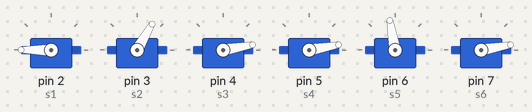
The sketch below on a simulated Arduino Uno, built with avr-gcc and run on an emulated ATmega328P. Shown: 6 × servo.

Above: at 7.6 s.
At 14.6 s:
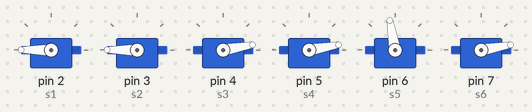
At 17.7 s:
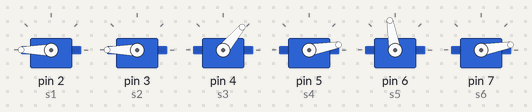
At 20.7 s:
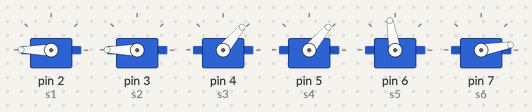
At 29.4 s:
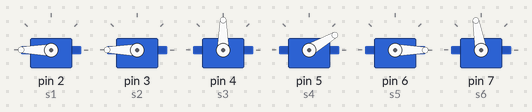
At 36.6 s:
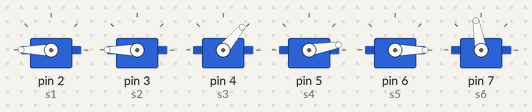
Timing chart, 0 to 40.0 s (numbered marks = the images above):
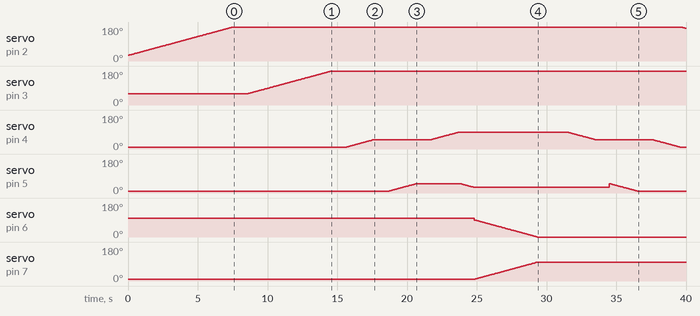

Measured:
- by itself, servo on pin 2 (s1): rises from 30° to 180° in 7.5 s, then falls to 173° in 32.4 s
- by itself, servo on pin 3 (s2): moves from 60° to 180° over 6.0 s
- by itself, servo on pin 4 (s3): rises from 10° to 90° in 8.1 s, then falls to 10° in 15.8 s
- by itself, servo on pin 6 (s5): moves from 100° to 0° over 4.5 s
- by itself, servo on pin 7 (s6): moves from 10° to 100° over 4.5 s

The sketch:

two_seventy_degree.ino
```cpp
// Grabbing object

// Motor 1 will rotate (p)

//  Motor 2 will rotate (q)


// Motor 3 will move forward (x)

//  Motor 4 will move forward (y)


// Motor 5 and 6 will release the object (z)

// Motor 4 will move forward (y)

//  Motor 3 will move forward (x)


// Motor 2 will rotate (-p)

//  Motor 1 will rotate (-q)


#include <Servo.h>

//Initialize servo motors
Servo s1,s2,s3,s4,s5,s6;

int pos = 0,done=0;    // variable to store the servo position

void setup() {
  s1.attach(2);
  s2.attach(3);
  s3.attach(4);
  s4.attach(5);
  s5.attach(6);
  s6.attach(7);


  s1.write(30);
  s2.write(60);
  s3.write(10);
  s4.write(10);
  s5.write(100);
  s6.write(10);

}

void loop() {

if(!done)
{

  //For servo 1 rotation


  for (pos = 30; pos <= 180; pos += 1) {

    s1.write(pos);
    delay(50);
  }

  delay(1000);


  //For servo 2 rotation


  for (pos = 60; pos <= 180; pos += 1) {

    s2.write(pos);
    delay(50);
  }

  delay(1000);


  // moving s3 forward
  for (pos = 10; pos <= 50; pos += 1) {
    s3.write(pos);
    delay(50);
  }


  delay(1000);

  // moving s4 forward
   for (pos = 10; pos <= 50; pos += 1) {

    s4.write(pos);
    delay(50);
  }


  delay(1000);

  // moving s3 forward
  for (pos = 50; pos <= 90; pos += 1) {
    s3.write(pos);
    delay(50);
  }


  // moving s4 forward
   for (pos = 50; pos >= 30; pos -= 1) {

    s4.write(pos);
    delay(50);
  }


  //expanding claw

  for (pos = 10; pos <= 100; pos += 1) {

    s6.write(pos);
    s5.write(100-pos);
    delay(50);
  }

  delay(1000);


 // moving s4 backward
   for (pos = 30; pos <= 30; pos += 1) {

    s4.write(pos);
    delay(50);
  }

  delay(1000);

  // moving s3 backward
  for (pos = 90; pos >= 50; pos -= 1) {
    s3.write(pos);
    delay(50);
  }
  delay(1000);


  // moving s4 back
   for (pos = 50; pos >= 10; pos -= 1) {

    s4.write(pos);
    delay(50);
  }
delay(1000);


  // moving s3 forward
  for (pos = 50; pos >= 10; pos -= 1) {
    s3.write(pos);
    delay(50);
  }


//for moving the base back

  for (pos = 180; pos >= 30; pos -= 1) {

    s1.write(pos);
    delay(50);
  }

  delay(1000);


  for (pos = 180; pos >= 60; pos -= 1) {

    s2.write(pos);
    delay(50);
  }

  delay(1000);


  // For squeezing claw
  for (pos = 100; pos >= 0; pos -= 1) {
     s6.write(pos);
    s5.write(100-pos);
    delay(50);
  }
  delay(1000);


}
  done=1;


}
```
